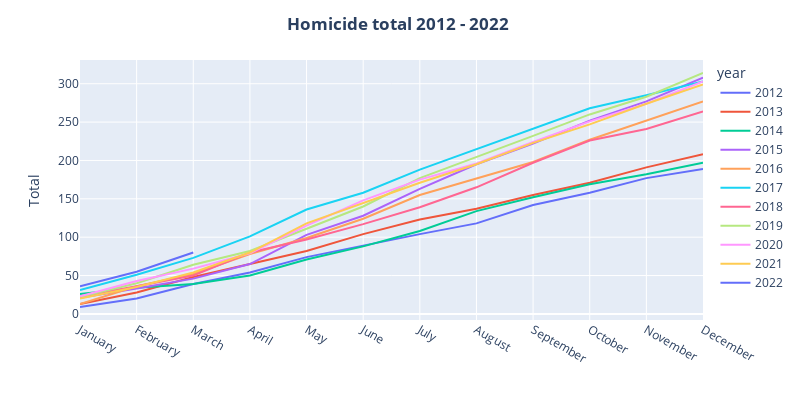

Notebook source saved alongside this figure:
### Code cell
fig = px.line(
    data[:-9],
    x='month',
    y='cumsum',
    color='year'
)

fig.update_layout(
    height=400,
    width=800,
    title='<b>Homicide total 2012 - 2022 </b>',
    title_x=0.5,
    xaxis_title=None,
    yaxis_title="Total"
)

fig.update_traces(
    textposition='top center',
    texttemplate='%{text} %'
)

fig.show()

#fig.update_traces(line_shape='spline')

### Figure 1 — Plotly figure (JSON) as saved in the notebook; plotly's stock layout.template omitted (floating-point values rounded to 4 significant figures)
{"data": [{"hovertemplate": "year=2012<br>month=%{x}<br>cumsum=%{y}<extra></extra>", "legendgroup": "2012", "line": {"color": "#636efa", "dash": "solid"}, "marker": {"symbol": "circle"}, "mode": "lines", "name": "2012", "orientation": "v", "showlegend": true, "textposition": "top center", "texttemplate": "%{text} %", "type": "scatter", "x": ["January", "February", "March", "April", "May", "June", "July", "August", "September", "October", "November", "December"], "xaxis": "x", "y": [9, 20, 39, 54, 74, 89, 104, 118, 142, 158, 177, 189], "yaxis": "y"}, {"hovertemplate": "year=2013<br>month=%{x}<br>cumsum=%{y}<extra></extra>", "legendgroup": "2013", "line": {"color": "#EF553B", "dash": "solid"}, "marker": {"symbol": "circle"}, "mode": "lines", "name": "2013", "orientation": "v", "showlegend": true, "textposition": "top center", "texttemplate": "%{text} %", "type": "scatter", "x": ["January", "February", "March", "April", "May", "June", "July", "August", "September", "October", "November", "December"], "xaxis": "x", "y": [13, 28, 48, 65, 82, 104, 123, 137, 155, 171, 191, 208], "yaxis": "y"}, {"hovertemplate": "year=2014<br>month=%{x}<br>cumsum=%{y}<extra></extra>", "legendgroup": "2014", "line": {"color": "#00cc96", "dash": "solid"}, "marker": {"symbol": "circle"}, "mode": "lines", "name": "2014", "orientation": "v", "showlegend": true, "textposition": "top center", "texttemplate": "%{text} %", "type": "scatter", "x": ["January", "February", "March", "April", "May", "June", "July", "August", "September", "October", "November", "December"], "xaxis": "x", "y": [26, 34, 39, 50, 71, 88, 108, 134, 152, 169, 182, 197], "yaxis": "y"}, {"hovertemplate": "year=2015<br>month=%{x}<br>cumsum=%{y}<extra></extra>", "legendgroup": "2015", "line": {"color": "#ab63fa", "dash": "solid"}, "marker": {"symbol": "circle"}, "mode": "lines", "name": "2015", "orientation": "v", "showlegend": true, "textposition": "top center", "texttemplate": "%{text} %", "type": "scatter", "x": ["January", "February", "March", "April", "May", "June", "July", "August", "September", "October", "November", "December"], "xaxis": "x", "y": [21, 33, 46, 65, 103, 128, 163, 195, 222, 252, 277, 308], "yaxis": "y"}, {"hovertemplate": "year=2016<br>month=%{x}<br>cumsum=%{y}<extra></extra>", "legendgroup": "2016", "line": {"color": "#FFA15A", "dash": "solid"}, "marker": {"symbol": "circle"}, "mode": "lines", "name": "2016", "orientation": "v", "showlegend": true, "textposition": "top center", "texttemplate": "%{text} %", "type": "scatter", "x": ["January", "February", "March", "April", "May", "June", "July", "August", "September", "October", "November", "December"], "xaxis": "x", "y": [13, 36, 52, 78, 99, 124, 155, 177, 198, 227, 252, 277], "yaxis": "y"}, {"hovertemplate": "year=2017<br>month=%{x}<br>cumsum=%{y}<extra></extra>", "legendgroup": "2017", "line": {"color": "#19d3f3", "dash": "solid"}, "marker": {"symbol": "circle"}, "mode": "lines", "name": "2017", "orientation": "v", "showlegend": true, "textposition": "top center", "texttemplate": "%{text} %", "type": "scatter", "x": ["January", "February", "March", "April", "May", "June", "July", "August", "September", "October", "November", "December"], "xaxis": "x", "y": [31, 51, 73, 101, 136, 158, 188, 215, 242, 268, 285, 303], "yaxis": "y"}, {"hovertemplate": "year=2018<br>month=%{x}<br>cumsum=%{y}<extra></extra>", "legendgroup": "2018", "line": {"color": "#FF6692", "dash": "solid"}, "marker": {"symbol": "circle"}, "mode": "lines", "name": "2018", "orientation": "v", "showlegend": true, "textposition": "top center", "texttemplate": "%{text} %", "type": "scatter", "x": ["January", "February", "March", "April", "May", "June", "July", "August", "September", "October", "November", "December"], "xaxis": "x", "y": [23, 36, 50, 80, 97, 117, 139, 165, 197, 226, 241, 264], "yaxis": "y"}, {"hovertemplate": "year=2019<br>month=%{x}<br>cumsum=%{y}<extra></extra>", "legendgroup": "2019", "line": {"color": "#B6E880", "dash": "solid"}, "marker": {"symbol": "circle"}, "mode": "lines", "name": "2019", "orientation": "v", "showlegend": true, "textposition": "top center", "texttemplate": "%{text} %", "type": "scatter", "x": ["January", "February", "March", "April", "May", "June", "July", "August", "September", "October", "November", "December"], "xaxis": "x", "y": [22, 40, 64, 82, 111, 140, 177, 204, 232, 260, 283, 314], "yaxis": "y"}, {"hovertemplate": "year=2020<br>month=%{x}<br>cumsum=%{y}<extra></extra>", "legendgroup": "2020", "line": {"color": "#FF97FF", "dash": "solid"}, "marker": {"symbol": "circle"}, "mode": "lines", "name": "2020", "orientation": "v", "showlegend": true, "textposition": "top center", "texttemplate": "%{text} %", "type": "scatter", "x": ["January", "February", "March", "April", "May", "June", "July", "August", "September", "October", "November", "December"], "xaxis": "x", "y": [23, 43, 59, 79, 115, 148, 175, 196, 224, 251, 274, 303], "yaxis": "y"}, {"hovertemplate": "year=2021<br>month=%{x}<br>cumsum=%{y}<extra></extra>", "legendgroup": "2021", "line": {"color": "#FECB52", "dash": "solid"}, "marker": {"symbol": "circle"}, "mode": "lines", "name": "2021", "orientation": "v", "showlegend": true, "textposition": "top center", "texttemplate": "%{text} %", "type": "scatter", "x": ["January", "February", "March", "April", "May", "June", "July", "August", "September", "October", "November", "December"], "xaxis": "x", "y": [20, 35, 54, 80, 118, 145, 171, 195, 223, 247, 274, 299], "yaxis": "y"}, {"hovertemplate": "year=2022<br>month=%{x}<br>cumsum=%{y}<extra></extra>", "legendgroup": "2022", "line": {"color": "#636efa", "dash": "solid"}, "marker": {"symbol": "circle"}, "mode": "lines", "name": "2022", "orientation": "v", "showlegend": true, "textposition": "top center", "texttemplate": "%{text} %", "type": "scatter", "x": ["January", "February", "March"], "xaxis": "x", "y": [36, 55, 80], "yaxis": "y"}], "layout": {"height": 400, "legend": {"title": {"text": "year"}, "tracegroupgap": 0}, "margin": {"t": 60}, "title": {"text": "<b>Homicide total 2012 - 2022 </b>", "x": 0.5}, "width": 800, "xaxis": {"anchor": "y", "autorange": true, "domain": [0, 1], "range": [0, 11], "title": {}, "type": "category"}, "yaxis": {"anchor": "x", "autorange": true, "domain": [0, 1], "range": [-7.944, 330.9], "title": {"text": "Total"}, "type": "linear"}}}
